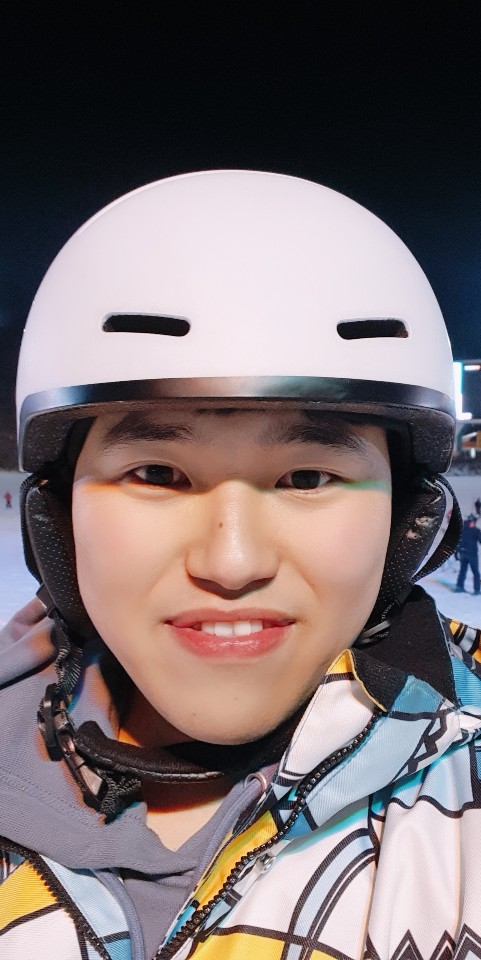
#> input picture opencvtest/KakaoTalk_20200422_104246485.jpg, 481 x 960 px, given in place of the camera
$ python CameraToimage.py
#> lines starting #> are read from the running program, lines starting #| are printed output that depends on the picture; after the words box and inside, x2 and y2 are one past the last pixel; in counts of white or black regions, pixels touching at a corner belong together
#> further down, frame is the input picture: shape (960, 481, 3); mean B, G, R 112.7, 111.1, 123.2
from __future__ import print_function
import cv2 as cv
import argparse

# 화면탐지 함수


def detectAndDisplay(frame):
    # 그레이 이미지를 띄움 (컬러보다 효율이 좋음)
    frame_gray = cv.cvtColor(frame, cv.COLOR_BGR2GRAY)
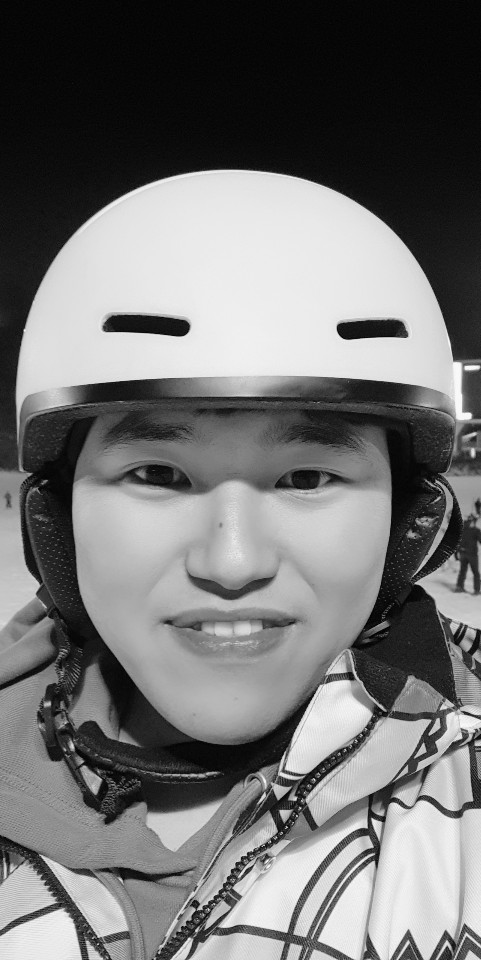
#> frame_gray: shape (960, 481); min 0, max 253, mean 114.9
    # 히스토그램 균일화
    frame_gray = cv.equalizeHist(frame_gray)
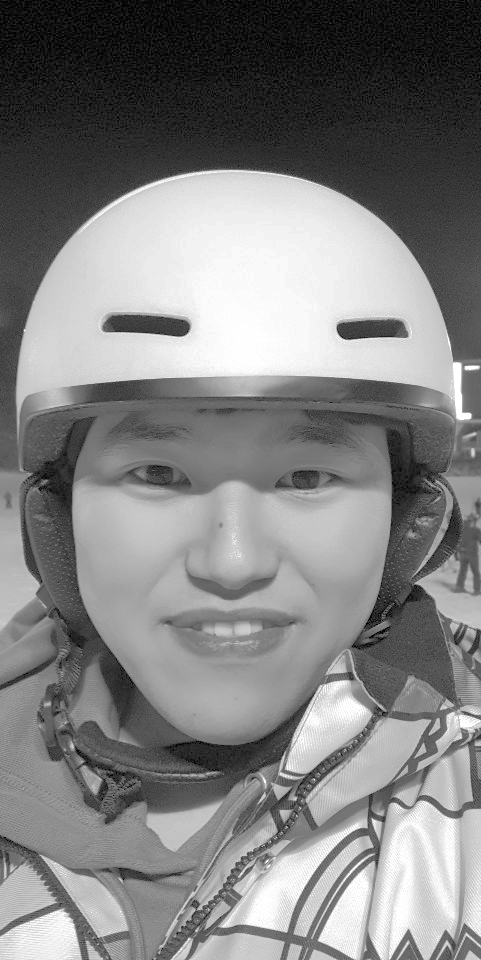
#> frame_gray: shape (960, 481); min 0, max 255, mean 128.7

    # detectMultiScale 함수는 얼굴을 검출하며 인자값으로 (그레이 스케일 이미지를) 받는다
    # 얼굴이 검출되면 해당 위치를  리턴합니다 x , y w h
    faces = face_cascade.detectMultiScale(frame_gray)
#> faces = [[46, 330, 382, 382]]
    for (x, y, w, h) in faces:

        # 검출된 부분을 타원으로 그려줌
        center = (x + w//2, y + h//2)
        frame = cv.ellipse(frame, center, (w//2, h//2),
                           0, 0, 360, (255, 0, 255), 4)

        # 회색 얼굴일때는 이런식으로 값을 계산해준다고합니다
        faceROI = frame_gray[y:y+h, x:x+w]

        # 눈은 항상 얼굴 안에 있기에 그 안에서 검출해준다.
        eyes = eyes_cascade.detectMultiScale(faceROI)
        for (x2, y2, w2, h2) in eyes:
            # 눈위에 원을 그려준다 그아래는 원의 크기를 정의함
            eye_center = (x + x2 + w2//2, y + y2 + h2//2)
            radius = int(round((w2 + h2)*0.25))
            frame = cv.circle(frame, eye_center, radius, (255, 0, 0), 4)
#> this loop made 1 pass
#> (x, y, w, h, center, eyes) on pass 1: (46, 330, 382, 382, (237, 521), [[69, 106, 76, 76], [219, 109, 83, 83]])
#> pass 1, in detectAndDisplay, `frame = cv.ellipse(frame, center, (w//2, h//2), 0, 0, 360, (255, 0, 25..`:
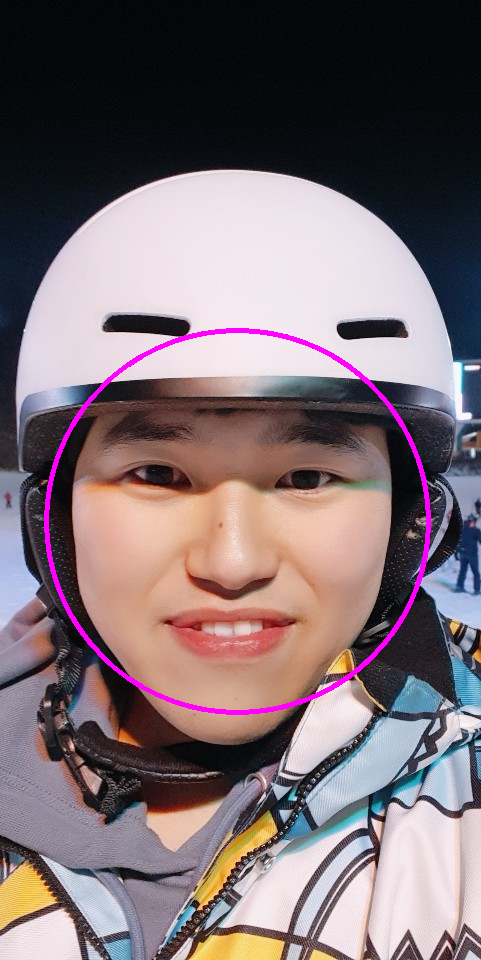
#> frame: shape (960, 481, 3); 1.29% of pixels changed, all inside (x1, y1, x2, y2) = (44, 328, 431, 715)
#> pass 1, in detectAndDisplay, `faceROI = frame_gray[y:y+h, x:x+w]`:
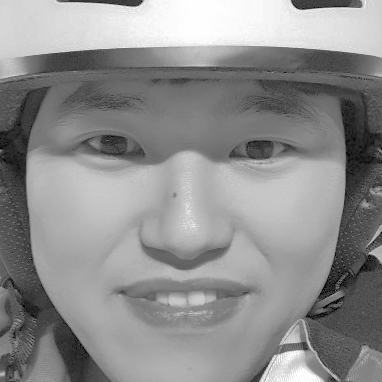
#> faceROI: shape (382, 382); min 0, max 255, mean 142
#> after the loop:
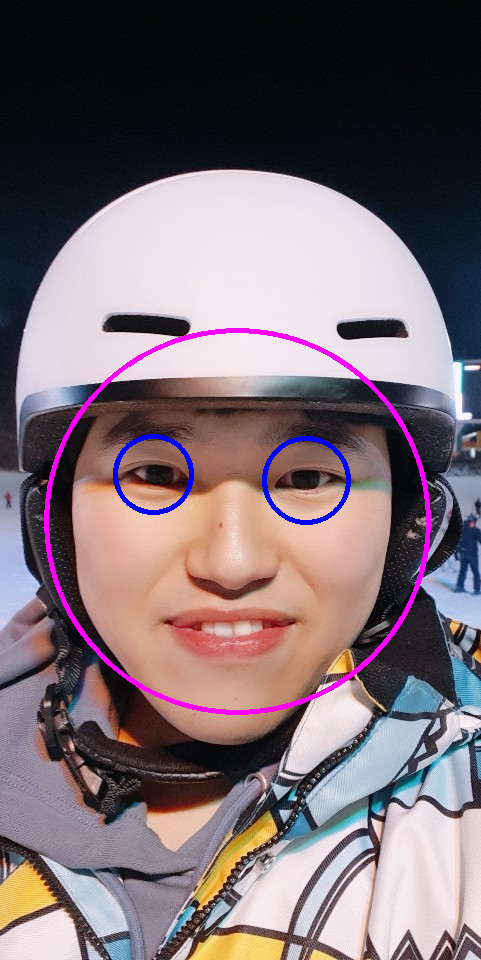
#> frame: shape (960, 481, 3); 0.54% of pixels changed, all inside (x1, y1, x2, y2) = (113, 434, 351, 525)

    # 얼굴 감지 !
    cv.imshow('Capture - Face detection', frame)

#다음 코드는 정수 목록을 받아 합계 또는 최댓값을 출력하는 파이썬 프로그램입니다:
#argparse 를 사용하는 첫 번째 단계는 ArgumentParser 객체를 생성하는것 .
parser = argparse.ArgumentParser(
    description='Code for Cascade Classifier tutorial.')


#parser에 add_argument 를 사용하여 학습된 xml 파일을 전송시켜줌
parser.add_argument('--face_cascade', help='Path to face cascade.',
                    default='./haarcascade_frontalface_alt.xml')
parser.add_argument('--eyes_cascade', help='Path to eyes cascade.',
                    default='./haarcascade_eye_tree_eyeglasses.xml')

#카메라 번호를 추가해줌 (카메라가 한대이면 0 )
parser.add_argument(
    '--camera', help='Camera divide number.', type=int, default=0)
args = parser.parse_args()

#face_cascade_name
face_cascade_name = args.face_cascade
eyes_cascade_name = args.eyes_cascade

#cv에 있는 CascadeClassifier를 사용
face_cascade = cv.CascadeClassifier()
eyes_cascade = cv.CascadeClassifier()

# -- 1. cascades 를 불러옴 (미리 준비된학습데이터와 함께 )
if not face_cascade.load(cv.samples.findFile(face_cascade_name)):
    print('--(!)Error loading face cascade')
    exit(0)
if not eyes_cascade.load(cv.samples.findFile(eyes_cascade_name)):
    print('--(!)Error loading eyes cascade')
    exit(0)

camera_device = args.camera

# -- 2. 비디오 객체를 불러옴
cap = cv.VideoCapture(camera_device)
if not cap.isOpened:
    print('--(!)Error opening video capture')
    exit(0)

while True:
    #카메라를 읽어옴
    ret, frame = cap.read()
    if frame is None:
        print('--(!) No captured frame -- Break!')
        break

    #얼굴인식 시작 .
    detectAndDisplay(frame)
    #esc 키를 누르면 종료
    if cv.waitKey(10) == 27:
#> (key Esc is pressed here)
        break

$ run again, on opencvtest/front1.jpg
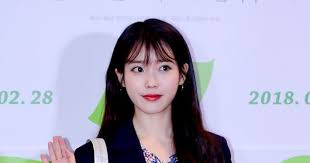
#> input picture opencvtest/front1.jpg, 310 x 163 px, given in place of the camera
#> frame is the input picture: shape (163, 310, 3); mean B, G, R 196.2, 171.2, 173.4
#> faces = [[117, 42, 71, 71]]
#> the loop in detectAndDisplay, `for (x, y, w, h) in faces:` made 1 pass
#> (x, y, w, h, center, eyes) on pass 1: (117, 42, 71, 71, (152, 77), [[37, 16, 21, 21]])
#> pass 1, in detectAndDisplay, `faceROI = frame_gray[y:y+h, x:x+w]`:
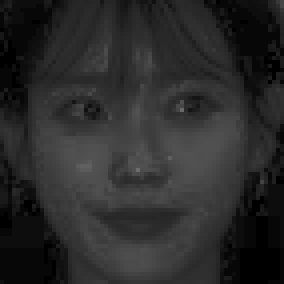
#> faceROI: shape (71, 71) (shown 4 times larger); min 0, max 108, mean 42.3
#> after the loop in detectAndDisplay, `for (x, y, w, h) in faces:`:
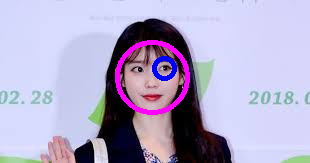
#> frame: shape (163, 310, 3); mean B, G, R 201.6, 169.5, 176.6

$ run again, on opencvtest/front2.jpg
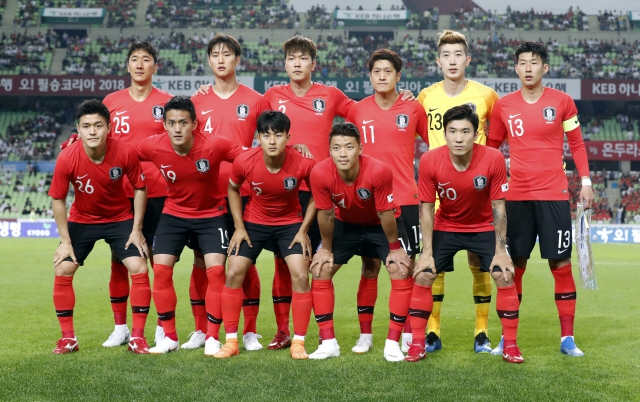
#> input picture opencvtest/front2.jpg, 640 x 402 px, given in place of the camera
#> frame is the input picture: shape (402, 640, 3); mean B, G, R 84.2, 104.8, 134
#> in detectAndDisplay, `frame_gray = cv.equalizeHist(frame_gray)`:
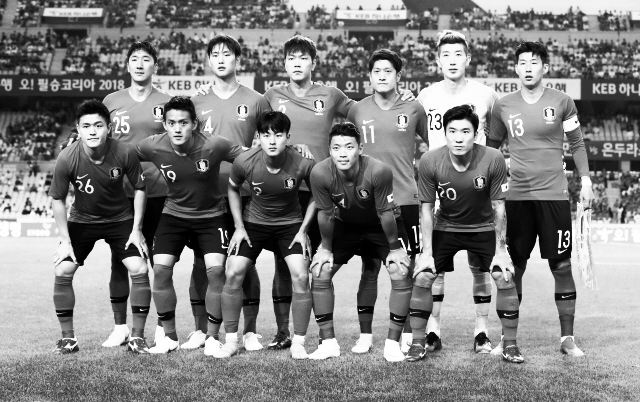
#> frame_gray: shape (402, 640); min 0, max 255, mean 128.2
#> faces = [[283, 47, 30, 30], [255, 121, 35, 35], [206, 44, 31, 31], [125, 48, 30, 30], [513, 51, 31, 31], [366, 59, 32, 32], [75, 112, 36, 36], [435, 41, 36, 36], [160, 109, 35, 35], [439, 116, 39, 39], [325, 133, 37, 37], [383, 252, 29, 29]]
#> the loop in detectAndDisplay, `for (x, y, w, h) in faces:` made 12 passes
#> (x, y, w, h, center) on passes 1 to 8: (283, 47, 30, 30, (298, 62)), (255, 121, 35, 35, (272, 138)), (206, 44, 31, 31, (221, 59)), (125, 48, 30, 30, (140, 63)), (513, 51, 31, 31, (528, 66)), (366, 59, 32, 32, (382, 75)), (75, 112, 36, 36, (93, 130)), (435, 41, 36, 36, (453, 59))
#> after the loop in detectAndDisplay, `for (x, y, w, h) in faces:`:
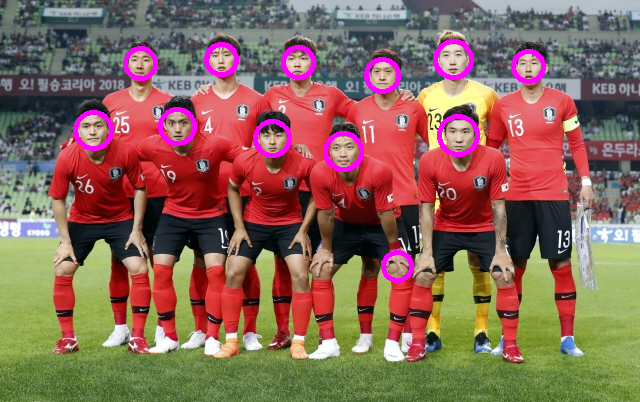
#> frame: shape (402, 640, 3); mean B, G, R 88.4, 102.5, 137

$ run again, on opencvtest/frontiu.jpg
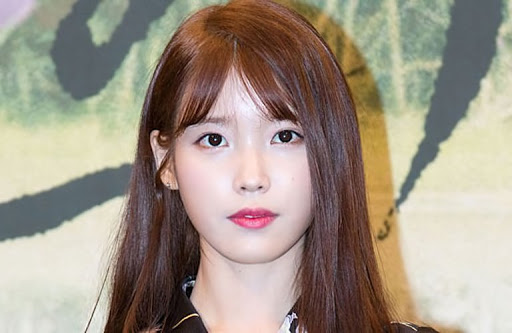
#> input picture opencvtest/frontiu.jpg, 512 x 333 px, given in place of the camera
#> frame is the input picture: shape (333, 512, 3); mean B, G, R 135.5, 149.2, 160.6
#> in detectAndDisplay, `frame_gray = cv.equalizeHist(frame_gray)`:
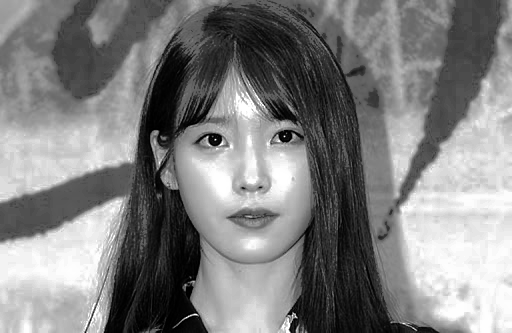
#> frame_gray: shape (333, 512); min 0, max 255, mean 128.5
#> faces = [[384, 115, 43, 43], [203, 224, 96, 96], [158, 73, 180, 180]]
#> the loop in detectAndDisplay, `for (x, y, w, h) in faces:` made 3 passes
#> (x, y, w, h, center) on passes 1 to 2: (384, 115, 43, 43, (405, 136)), (203, 224, 96, 96, (251, 272))
#> after the loop in detectAndDisplay, `for (x, y, w, h) in faces:`:
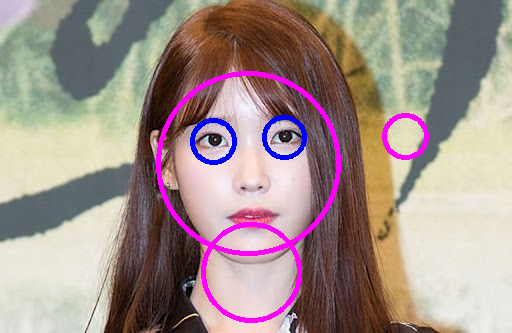
#> frame: shape (333, 512, 3); mean B, G, R 140, 144.2, 162.1
